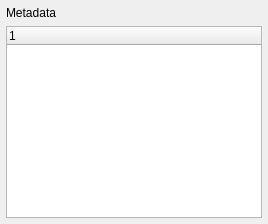
<?xml version='1.0' encoding='UTF-8'?>
<ui version="4.0">
 <class>MetadataView</class>
 <widget class="QWidget" name="MetadataView">
  <property name="DockWidget" stdset="0">
   <bool>true</bool>
  </property>
  <layout class="QVBoxLayout" name="metadataLayout">
   <property name="spacing">
    <number>6</number>
   </property>
   <property name="leftMargin">
    <number>6</number>
   </property>
   <property name="topMargin">
    <number>6</number>
   </property>
   <property name="rightMargin">
    <number>6</number>
   </property>
   <property name="bottomMargin">
    <number>6</number>
   </property>
   <item>
    <widget class="QLabel" name="label">
     <property name="text">
      <string>Metadata</string>
     </property>
    </widget>
   </item>
   <item>
    <widget class="QTreeWidget" name="properties">
     <property name="toolTip">
      <string>properties</string>
     </property>
    </widget>
   </item>
  </layout>
 </widget>
 <resources />
 <connections />
</ui>
